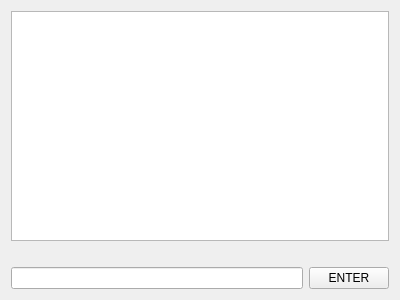
<?xml version="1.0" encoding="UTF-8"?>
<ui version="4.0">
 <class>wheelchair_map</class>
 <widget class="QWidget" name="wheelchair_map">
  <property name="geometry">
   <rect>
    <x>0</x>
    <y>0</y>
    <width>400</width>
    <height>300</height>
   </rect>
  </property>
  <property name="windowTitle">
   <string>Form</string>
  </property>
  <layout class="QVBoxLayout" name="verticalLayout_3">
   <item>
    <layout class="QVBoxLayout" name="verticalLayout_2">
     <item>
      <widget class="QTextBrowser" name="pbTerm"/>
     </item>
     <item>
      <spacer name="horizontalSpacer">
       <property name="orientation">
        <enum>Qt::Orientation::Horizontal</enum>
       </property>
       <property name="sizeHint" stdset="0">
        <size>
         <width>40</width>
         <height>20</height>
        </size>
       </property>
      </spacer>
     </item>
     <item>
      <layout class="QHBoxLayout" name="horizontalLayout_5">
       <item>
        <widget class="QLineEdit" name="pbLeInput"/>
       </item>
       <item>
        <widget class="QPushButton" name="pbEnter">
         <property name="text">
          <string>ENTER</string>
         </property>
        </widget>
       </item>
      </layout>
     </item>
    </layout>
   </item>
  </layout>
 </widget>
 <resources/>
 <connections/>
</ui>
